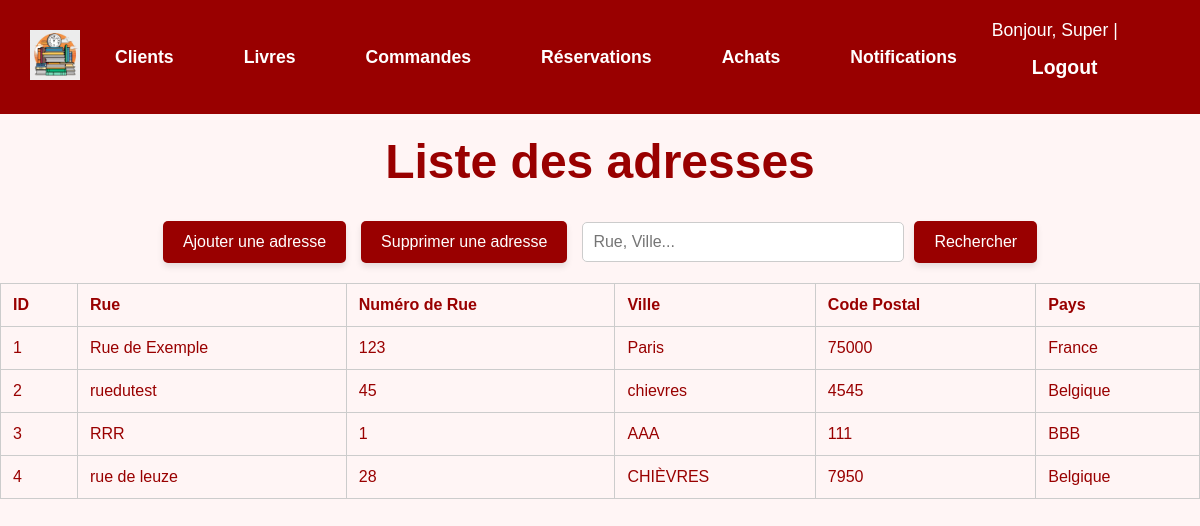
Before: /adresses/ (signed in) with the older database file.
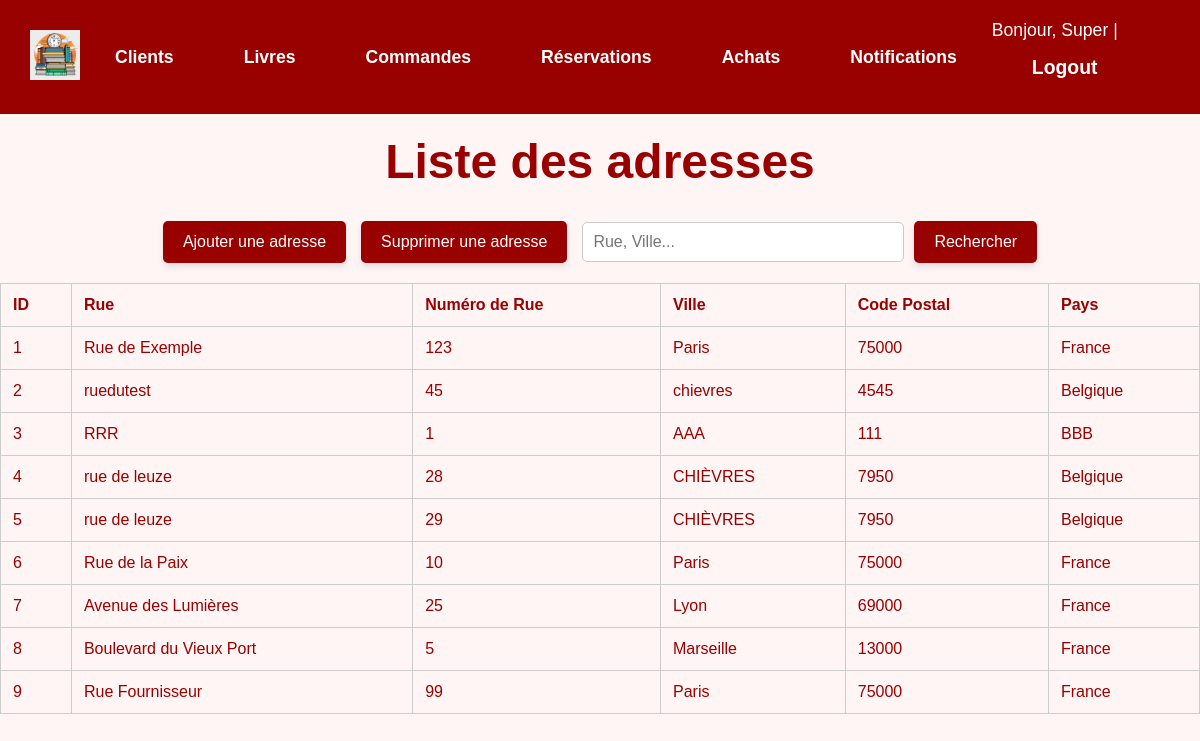
After: the same page with the newer database file.
### gui/models.py (models this page shows, shortened)
class Adresse(models.Model):
    rue = models.CharField(max_length=255)
    n_rue = models.IntegerField()
    ville = models.ForeignKey(Ville, on_delete=models.CASCADE)
    """class Meta:
        db_table = 'Adresse'"""

class Ville(models.Model):
    nom_ville = models.CharField(max_length=100, primary_key=True)
    code_postal = models.CharField(max_length=10)
    pays = models.CharField(max_length=50)
    class Meta:
        db_table = 'Ville'
    def __str__(self):
        return self.nom_ville

### gui/views.py (the view)
# urls.py: path('adresses/', AdresseList.as_view(), name='adresses_list'),
class AdresseList(StaffRequiredMixin,ListView):
    model = Adresse
    template_name = 'gui/lister_adresses.html'
    def get_queryset(self):
        sort_by = self.request.GET.get('sort_by', 'id')  # Par défaut : titre
        order = self.request.GET.get('order', 'asc')  # Par défaut : asc
        sort_prefix = '' if order == 'asc' else '-'
        sorting_options = {
            'id':'id',
            'rue':'rue',
            'n_rue':'n_rue',
            'ville':'ville',
            'ville_code_postal':'ville__code_postal',
            'ville_pays':'ville__pays',
        }
        queryset = super().get_queryset()
        if sort_by in sorting_options:
            queryset = queryset.order_by(f"{sort_prefix}{sorting_options[sort_by]}")
        return queryset

### gui/views.py (called while the page is built)
    def test_func(self):
        return self.request.user.is_staff

### templates/gui/lister_adresses.html (shortened to what this page needs)
{% load static %}
<!DOCTYPE html>
<html lang="fr">
<head>
</head>
<body>
    {% include 'gui/navbar.html' %}
    <h1 style="color: #990000; text-align: center; font-size: 3em; margin-top: 20px;">Liste des adresses</h1>
    <div class="action-bar">
        <a href="/adresses/create/" class="button">Ajouter une adresse</a>
        <a href="/adresses/delete/" class="button">Supprimer une adresse</a>
        <form method="GET" action="{% url 'adresses_research' %}" style="display: inline-flex; align-items: center; gap: 10px;">
            <input type="text" id="search" name="search" placeholder="Rue, Ville..." value="{{ request.GET.search }}">
            <button type="submit" class="button">Rechercher</button>
        </form>
    </div>
    <table>
        <thead>
            <tr>
                <th><a href="?sort_by=id&order={% if request.GET.order == 'asc' %}desc{% else %}asc{% endif %}">ID</a></th>
                <th><a href="?sort_by=rue&order={% if request.GET.order == 'asc' %}desc{% else %}asc{% endif %}">Rue</a></th>
                <th><a href="?sort_by=n_rue&order={% if request.GET.order == 'asc' %}desc{% else %}asc{% endif %}">Numéro de Rue</a></th>
                <th><a href="?sort_by=ville&order={% if request.GET.order == 'asc' %}desc{% else %}asc{% endif %}">Ville</a></th>
                <th><a href="?sort_by=ville_code_postal&order={% if request.GET.order == 'asc' %}desc{% else %}asc{% endif %}">Code Postal</a></th>
                <th><a href="?sort_by=ville_pays&order={% if request.GET.order == 'asc' %}desc{% else %}asc{% endif %}">Pays</a></th>
            </tr>
        </thead>
        <tbody>
            {% for adresse in object_list %}
                <tr>
                    <td>{{ adresse.id }}</td>
                    <td>{{ adresse.rue }}</td>
                    <td>{{ adresse.n_rue }}</td>
                    <td>{{ adresse.ville }}</td>
                    <td>{{ adresse.ville.code_postal }}</td>
                    <td>{{ adresse.ville.pays }}</td>
                </tr>
            {% endfor %}
        </tbody>
    </table>
</body>
</html>

Changed rows visible on the page:
added Adresse: id "5", rue "rue de leuze", n_rue "29", ville "CHIÈVRES", ville.code_postal "7950", ville.pays "Belgique"
added Adresse: id "6", rue "Rue de la Paix", n_rue "10", ville "Paris", ville.code_postal "75000", ville.pays "France"
added Adresse: id "7", rue "Avenue des Lumières", n_rue "25", ville "Lyon", ville.code_postal "69000", ville.pays "France"
added Adresse: id "8", rue "Boulevard du Vieux Port", n_rue "5", ville "Marseille", ville.code_postal "13000", ville.pays "France"
added Adresse: id "9", rue "Rue Fournisseur", n_rue "99", ville "Paris", ville.code_postal "75000", ville.pays "France"
